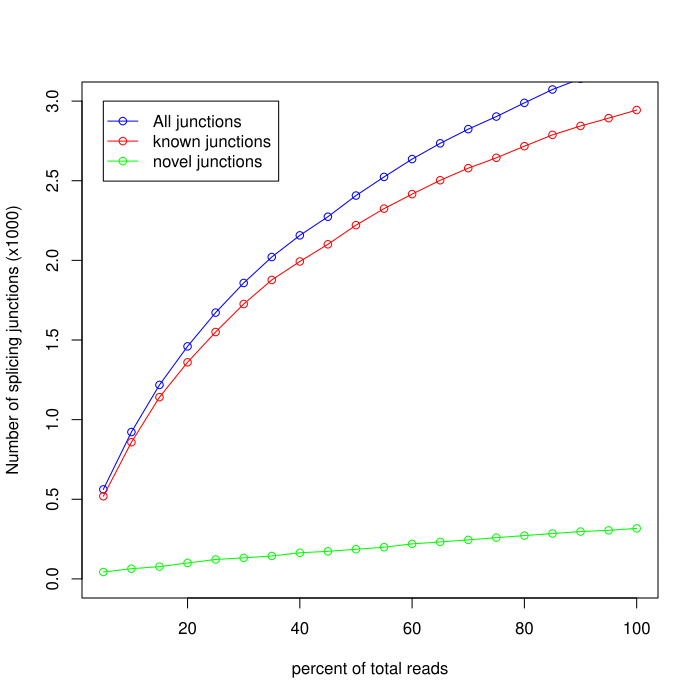

Reproduce this figure in R.
pdf('/data/output/junction_saturation.junctionSaturation_plot.pdf')
x=c(5,10,15,20,25,30,35,40,45,50,55,60,65,70,75,80,85,90,95,100)
y=c(519,858,1141,1360,1550,1726,1877,1993,2101,2221,2325,2416,2503,2579,2644,2717,2788,2844,2893,2944)
z=c(562,922,1218,1460,1672,1858,2021,2157,2274,2407,2524,2636,2735,2824,2903,2989,3073,3141,3198,3261)
w=c(43,64,77,100,122,132,144,164,173,186,199,220,232,245,259,272,285,297,305,317)
m=max(2,3,0)
n=min(0,0,0)
plot(x,z/1000,xlab='percent of total reads',ylab='Number of splicing junctions (x1000)',type='o',col='blue',ylim=c(n,m))
points(x,y/1000,type='o',col='red')
points(x,w/1000,type='o',col='green')
legend(5,3, legend=c("All junctions","known junctions", "novel junctions"),col=c("blue","red","green"),lwd=1,pch=1)
dev.off()
